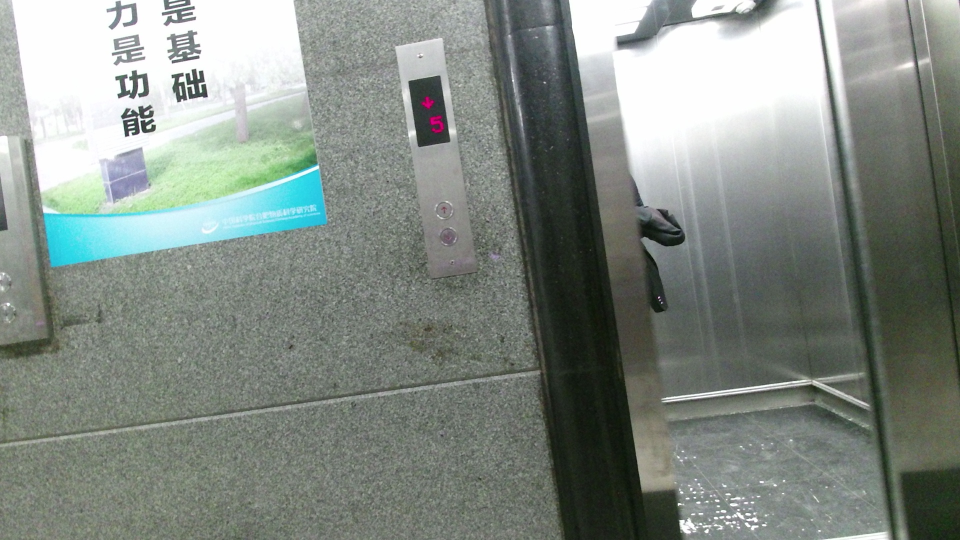
#> input picture rgb.jpg, 1920 x 1080 px (shown at 1/2 size)
$ python cv2_plt_demo.py
#> lines starting #> are read from the running program, lines starting #| are printed output that depends on the picture; after the words box and inside, x2 and y2 are one past the last pixel; in counts of white or black regions, pixels touching at a corner belong together
import cv2
import matplotlib.pyplot as plt

img = cv2.imread("rgb.jpg")
#> img is the input picture: shape (1080, 1920, 3); mean B, G, R 132.3, 139, 130.8
cv2.circle(img,(100,100),22,(255,0,0),-1)
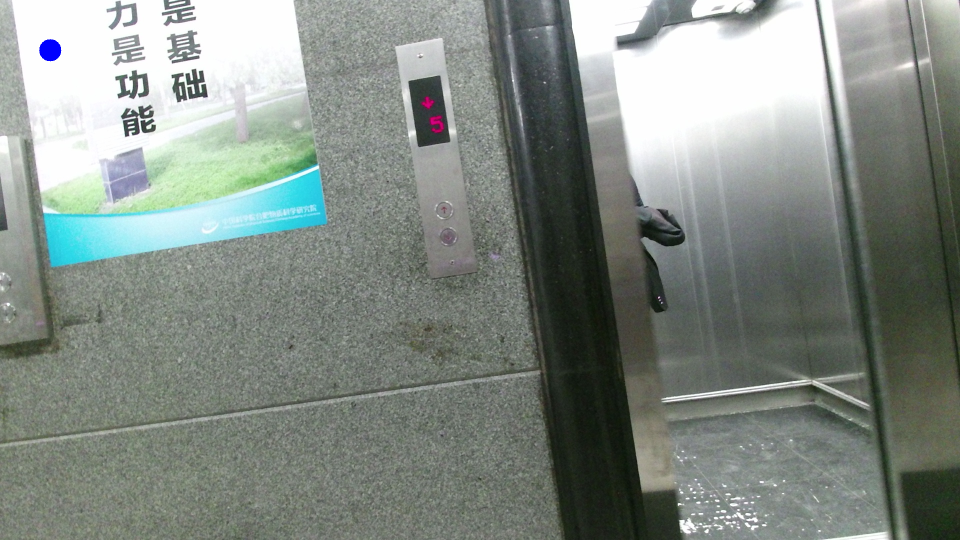
#> img: shape (1080, 1920, 3) (shown at 1/2 size); 0.07% of pixels changed, all inside (x1, y1, x2, y2) = (78, 78, 123, 123)
show_image = cv2.resize(img,(960,540))
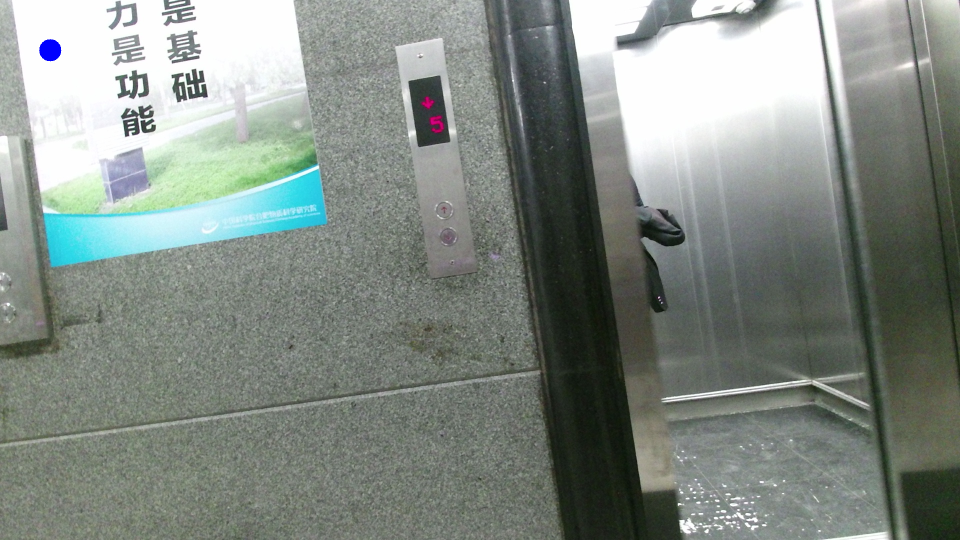
#> show_image: shape (540, 960, 3); mean B, G, R 132.5, 139, 130.8
plt.imshow(show_image)
plt.show(block = False)
plt.pause(3)
print("ok!")
